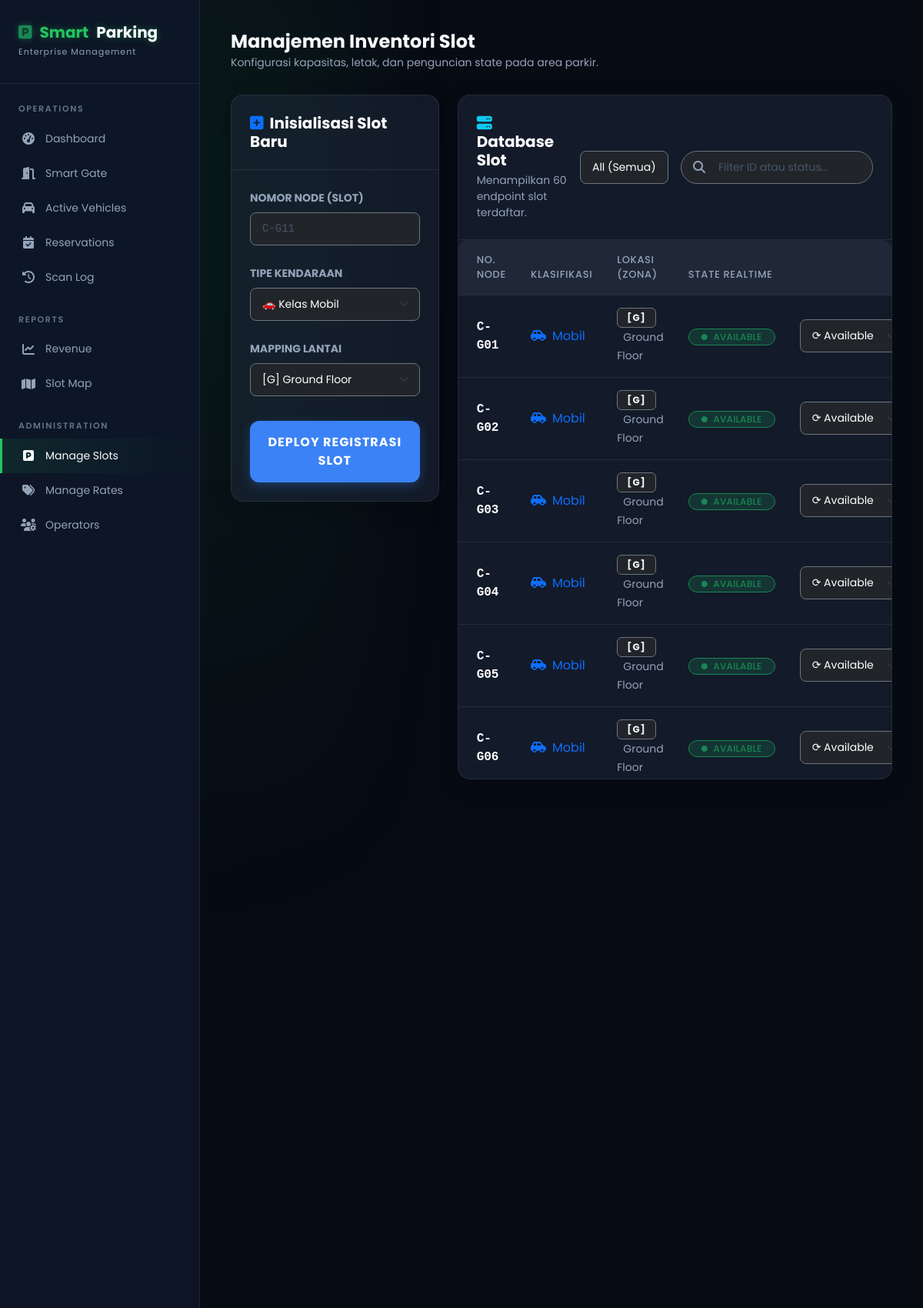
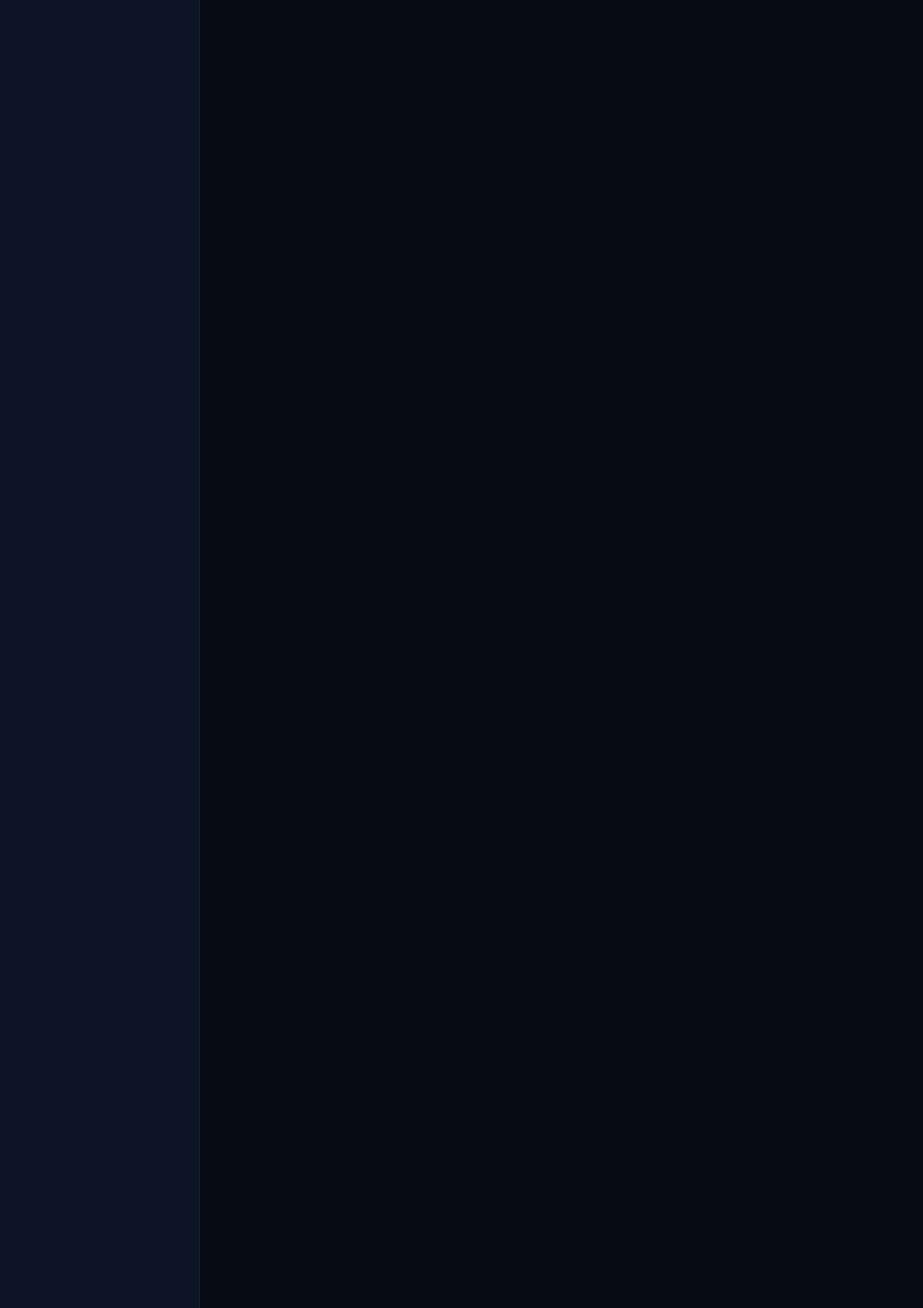
The page /admin_slots.php (signed in, upper part) on the database its author committed (2 pictures, top to bottom).
### tables this page shows
CREATE TABLE `parking_slot` (
  `slot_id` int(11) NOT NULL AUTO_INCREMENT,
  `slot_number` varchar(10) NOT NULL,
  `slot_type` enum('car','motorcycle') NOT NULL,
  `floor_id` int(11) NOT NULL,                         
  `status` enum('available','occupied','reserved','maintenance') NOT NULL DEFAULT 'available',
  PRIMARY KEY (`slot_id`),
  UNIQUE KEY `uk_slot_number` (`slot_number`),
  KEY `idx_status` (`status`),
  KEY `idx_floor_type` (`floor_id`, `slot_type`),
  CONSTRAINT `fk_slot_floor` FOREIGN KEY (`floor_id`) REFERENCES `floor` (`floor_id`)
);

CREATE TABLE `floor` (
  `floor_id` int(11) NOT NULL AUTO_INCREMENT,
  `floor_code` varchar(10) NOT NULL,
  `floor_name` varchar(50) NOT NULL,
  `total_car_slots` int(11) NOT NULL DEFAULT 0,
  `total_motorcycle_slots` int(11) NOT NULL DEFAULT 0,
  PRIMARY KEY (`floor_id`),
  UNIQUE KEY `uk_floor_code` (`floor_code`)
);

### admin_slots.php (the view, shortened to what this page needs)
<?php
require_once 'config/connection.php';
$slots = $pdo->query("
    SELECT ps.*, f.floor_code, f.floor_name
    FROM parking_slot ps
    JOIN floor f ON ps.floor_id = f.floor_id
    ORDER BY f.floor_code, ps.slot_type, ps.slot_number
")->fetchAll();
$floors_list = $pdo->query("SELECT floor_id, floor_code, floor_name FROM floor ORDER BY floor_code")->fetchAll();
include 'includes/header.php';
?>
<div class="main-content">
    <div class="topbar">
        <div>
            <h4 class="mb-0 fw-bold">Manajemen Inventori Slot</h4>
            <small class="text-muted">Konfigurasi kapasitas, letak, dan penguncian state pada area parkir.</small>
        </div>
    </div>
    <div class="row g-4">
        <div class="col-xl-4">
            <div class="glass-panel sticky-top" style="top: 100px;">
                <div class="p-4 border-bottom" style="border-color: var(--border-glass) !important;">
                    <h5 class="mb-0 fw-bold text-white"><i class="fas fa-plus-square text-primary me-2"></i>Inisialisasi Slot Baru</h5>
                </div>
                <div class="p-4">
                    <form method="POST">
                        <div class="mb-4">
                            <label class="form-label text-muted small fw-bold text-uppercase">Nomor Node (Slot)</label>
                            <input type="text" name="slot_number" class="form-control form-control-lg bg-dark text-white font-monospace border-secondary"
                                   placeholder="C-G11" required oninput="this.value=this.value.toUpperCase()">
                        </div>
                        <div class="mb-4">
                            <label class="form-label text-muted small fw-bold text-uppercase">Tipe Kendaraan</label>
                            <select name="slot_type" class="form-select bg-dark text-white border-secondary" required>
                                <option value="car">🚗 Kelas Mobil</option>
                            </select>
                        </div>
                        <div class="mb-4">
                            <label class="form-label text-muted small fw-bold text-uppercase">Mapping Lantai</label>
                            <select name="floor_id" class="form-select bg-dark text-white border-secondary" required>
                                <?php foreach ($floors_list as $fl): ?>
                                <option value="<?= $fl['floor_id'] ?>">
                                    [<?= htmlspecialchars($fl['floor_code']) ?>] <?= htmlspecialchars($fl['floor_name']) ?>
                                </option>
                                <?php endforeach; ?>
                            </select>
                        </div>
                        <button type="submit" class="btn btn-primary w-100 py-3 fw-bold mt-2" style="border-radius: 12px; letter-spacing: 1px;">
                            DEPLOY REGISTRASI SLOT
                        </button>
                    </form>
                </div>
            </div>
        </div>
        <div class="col-xl-8">
            <div class="glass-panel overflow-hidden">
                <div class="p-4 border-bottom d-flex flex-column flex-md-row justify-content-between align-items-md-center gap-3" style="border-color: var(--border-glass) !important;">
                    <div>
                        <h5 class="mb-0 fw-bold text-white"><i class="fas fa-server text-info me-2"></i>Database Slot</h5>
                        <p class="small text-muted mb-0 mt-1">Menampilkan <?= count($slots) ?> endpoint slot terdaftar.</p>
                    </div>
                    <div class="d-flex align-items-center gap-3">
                        <select id="pageSize" class="form-select bg-dark border-secondary text-white" style="width: auto; border-radius: 8px;" onchange="updatePagination()">
                            <option value="all" selected>All (Semua)</option>
                        </select>
                        <div class="position-relative">
                            <i class="fas fa-search position-absolute top-50 translate-middle-y text-muted ms-3"></i>
                            <input type="text" id="searchSlot" class="form-control bg-dark border-secondary text-white ps-5"
                                   placeholder="Filter ID atau status..." oninput="this.value=this.value.toUpperCase(); filterSlots(this.value)" style="width: 250px; border-radius: 50px;" list="slotSuggestions" autocomplete="off">
                        </div>
                    </div>
                </div>
                <div class="table-responsive" style="border: none; max-height: 700px; overflow-y: auto;">
                    <table class="table table-glass table-hover mb-0" id="slotTable">
                        <thead style="position: sticky; top:0; background: var(--card-bg); z-index: 10;">
                            <tr>
                                <th class="ps-4">No. Node</th>
                                <th>Klasifikasi</th>
                                <th>Lokasi (Zona)</th>
                                <th>State Realtime</th>
                                <th class="text-end pe-4">Command</th>
                            </tr>
                        </thead>
                        <tbody>
                        <?php foreach ($slots as $s):
                            $status_color = [
                                'available' => 'success',
                                'occupied' => 'danger',
                                'reserved' => 'warning',
                                'maintenance' => 'secondary'
                            ][$s['status']];
                        ?>
                        <tr>
                            <td class="ps-4 fw-bold font-monospace fs-6 align-middle text-white"><?= htmlspecialchars($s['slot_number']) ?></td>
                            <td class="align-middle">
                                <?= $s['slot_type'] === 'car' ? '<span class="text-primary"><i class="fas fa-car-side me-2"></i>Mobil</span>' : '<span class="text-success"><i class="fas fa-motorcycle me-2"></i>Motor</span>' ?>
                            </td>
                            <td class="align-middle">
                                <span class="badge bg-dark border border-secondary text-light fw-bold" style="letter-spacing: 1px;">[<?= htmlspecialchars($s['floor_code']) ?>]</span>
                                <small class="text-muted ms-2"><?= htmlspecialchars($s['floor_name']) ?></small>
                            </td>
                            <td class="align-middle">
                                <span class="badge bg-<?= $status_color ?> bg-opacity-25 text-<?= $status_color ?> border border-<?= $status_color ?> px-3 py-1 rounded-pill">
                                    <i class="fas fa-circle me-1" style="font-size: 8px; vertical-align: middle;"></i> <?= strtoupper($s['status']) ?>
                                </span>
                            </td>
                            <td class="text-end pe-4 align-middle">
                                <div class="d-flex gap-2 justify-content-end">
                                    <form method="POST" class="d-inline">
                                        <select name="status" class="form-select form-select-sm bg-dark border-secondary text-white"
                                                onchange="this.form.submit()" style="width: 140px; cursor: pointer;">
                                            <option value="available"   <?= $s['status'] === 'available' ? 'selected' : '' ?>>⟳ Available</option>
                                        </select>
                                    </form>
                                </div>
                            </td>
                        </tr>
                        <?php endforeach; ?>
                        </tbody>
                    </table>
                </div>
            </div>
        </div>
    </div>
</div>
<?php include 'includes/footer.php'; ?>

### includes/header.php (shortened to what this page needs)
<!DOCTYPE html>
<html lang="id">
<head>
    <link href="https://cdn.jsdelivr.net/npm/bootstrap@5.3.0/dist/css/bootstrap.min.css" rel="stylesheet">
    <link rel="stylesheet" href="https://cdnjs.cloudflare.com/ajax/libs/font-awesome/6.4.0/css/all.min.css">
    <link rel="stylesheet" href="assets/css/premium.css?v=<?= time() ?>">
</head>
<body>
<div class="app-bg"></div>
<?php
if (!isset($hide_sidebar) || !$hide_sidebar) {
    include 'sidebar.php';
}
?>

### includes/sidebar.php (shortened to what this page needs)
<?php
$current_page = basename($_SERVER['PHP_SELF']);
$role = $_SESSION['role'] ?? 'operator';
?>
<div class="sidebar">
    <div class="brand">
        <h5><i class="fas fa-parking text-success"></i> <span>Smart</span>Parking</h5>
        <small>Enterprise Management</small>
    </div>
    <div style="flex: 1; overflow-y: auto; overflow-x: hidden; padding-bottom: 20px;" class="sidebar-scrollable-area">
    <div class="section-label">Operations</div>
    <nav>
        <div class="nav-item">
            <a href="index.php" class="<?= $current_page == 'index.php' ? 'active' : '' ?>">
                <i class="fas fa-tachometer-alt"></i> Dashboard
            </a>
        </div>
        <div class="nav-item">
            <a href="gate_simulator.php" class="<?= $current_page == 'gate_simulator.php' ? 'active' : '' ?>">
                <i class="fas fa-door-open"></i> Smart Gate
            </a>
        </div>
        <div class="nav-item">
            <a href="dashboard.php" class="<?= $current_page == 'dashboard.php' ? 'active' : '' ?>">
                <i class="fas fa-car"></i> Active Vehicles
            </a>
        </div>
        <div class="nav-item">
            <a href="reservation.php" class="<?= $current_page == 'reservation.php' ? 'active' : '' ?>">
                <i class="fas fa-calendar-check"></i> Reservations
            </a>
        </div>
        <div class="nav-item">
            <a href="scan_log.php" class="<?= $current_page == 'scan_log.php' ? 'active' : '' ?>">
                <i class="fas fa-history"></i> Scan Log
            </a>
        </div>
    </nav>
    <div class="section-label">Reports</div>
    <nav>
        <div class="nav-item">
            <a href="dashboard_revenue.php" class="<?= $current_page == 'dashboard_revenue.php' ? 'active' : '' ?>">
                <i class="fas fa-chart-line"></i> Revenue
            </a>
        </div>
        <div class="nav-item">
            <a href="slot_map.php" class="<?= $current_page == 'slot_map.php' ? 'active' : '' ?>">
                <i class="fas fa-map"></i> Slot Map
            </a>
        </div>
    </nav>
    <?php if (in_array($role, ['superadmin', 'admin'])): ?>
    <div class="section-label">Administration</div>
    <nav>
        <div class="nav-item">
            <a href="admin_slots.php" class="<?= $current_page == 'admin_slots.php' ? 'active' : '' ?>">
                <i class="fas fa-parking"></i> Manage Slots
            </a>
        </div>
        <div class="nav-item">
            <a href="admin_rates.php" class="<?= $current_page == 'admin_rates.php' ? 'active' : '' ?>">
                <i class="fas fa-tags"></i> Manage Rates
            </a>
        </div>
        <div class="nav-item">
            <a href="admin_operators.php" class="<?= $current_page == 'admin_operators.php' ? 'active' : '' ?>">
                <i class="fas fa-users-cog"></i> Operators
            </a>
        </div>
    </nav>
    <?php endif; ?>
    </div>
</div>

### includes/footer.php (shortened to what this page needs)
</body>
</html>

### assets/css/premium.css (style rules this page uses)
:root { --bg-dark: #070B14; --card-bg: rgba(30, 41, 59, 0.55); --sidebar-bg: rgba(15, 23, 42, 0.85); --border-glass: rgba(255, 255, 255, 0.08); --text-main: #F8FAFC; --text-muted: #94A3B8; --primary: #3B82F6; --primary-glow: rgba(59, 130, 246, 0.3); --success: #22C55E; --success-glow: rgba(34, 197, 94, 0.3); --warning: #F59E0B; --danger: #EF4444; }
body { background-color: var(--bg-dark); color: var(--text-main); font-family: 'Poppins', sans-serif; min-height: 100vh; overflow-x: hidden; position: relative; margin: 0; }
.app-bg { position: fixed; top: 0; left: 0; width: 100vw; height: 100vh; z-index: -1; overflow: hidden; background: #070B14; }
.app-bg::before { content: ''; position: absolute; top: -20%; left: -10%; width: 50%; height: 50%; background: radial-gradient(circle, rgba(34, 197, 94, 0.08) 0%, transparent 60%); filter: blur(60px); }
.app-bg::after { content: ''; position: absolute; bottom: -20%; right: -10%; width: 60%; height: 60%; background: radial-gradient(circle, rgba(59, 130, 246, 0.05) 0%, transparent 60%); filter: blur(80px); }
h1, h2, h3, h4, h5, h6 { font-weight: 600; color: var(--text-main); }
.text-muted { color: var(--text-muted) !important; }
.glass-panel { background: var(--card-bg); backdrop-filter: blur(12px); -webkit-backdrop-filter: blur(12px); border: 1px solid var(--border-glass); border-radius: 16px; box-shadow: 0 8px 32px rgba(0, 0, 0, 0.2); }
.sidebar { width: 260px; height: 100vh; max-height: 100vh; background: var(--sidebar-bg); backdrop-filter: blur(20px); -webkit-backdrop-filter: blur(20px); border-right: 1px solid var(--border-glass); position: fixed; top: 0; left: 0; z-index: 1000; padding-top: 20px; display: flex; flex-direction: column; }
.sidebar .brand { padding: 10px 24px 30px; border-bottom: 1px solid var(--border-glass); }
.sidebar .brand h5 { color: var(--text-main); font-weight: 700; margin: 0; font-size: 20px; display: flex; align-items: center; gap: 10px; text-shadow: 0 0 10px rgba(34,197,94,0.4); }
.sidebar .brand span { color: var(--success); }
.sidebar .brand small { color: var(--text-muted); font-size: 11px; letter-spacing: 1px; }
.sidebar .section-label { font-size: 11px; color: #64748B; text-transform: uppercase; letter-spacing: .15em; padding: 24px 24px 8px; font-weight: 600; }
.sidebar .nav-item a { display: flex; align-items: center; gap: 12px; padding: 12px 24px; color: var(--text-muted); text-decoration: none; font-size: 14px; transition: all .2s; border-left: 3px solid transparent; }
.sidebar .nav-item a:hover, .sidebar .nav-item a.active { background: rgba(255,255,255,.03); color: var(--text-main); border-left: 3px solid var(--success); }
.sidebar .nav-item a.active { background: linear-gradient(90deg, rgba(34, 197, 94, 0.1) 0%, transparent 100%); }
.sidebar .nav-item a i { width: 20px; text-align: center; font-size: 16px; }
.main-content { margin-left: 260px; padding: 40px; }
.form-control, .form-select { background-color: rgba(15, 23, 42, 0.6); border: 1px solid var(--border-glass); color: var(--text-main); border-radius: 8px; padding: 10px 15px; font-size: 14px; }
.form-control::placeholder { color: #475569; }
.table-glass { color: var(--text-main); margin-bottom: 0; }
.table-glass th { background-color: rgba(255,255,255,0.03); border-bottom: 1px solid var(--border-glass); color: var(--text-muted); font-weight: 500; font-size: 13px; text-transform: uppercase; letter-spacing: 0.05em; padding: 16px; border-top: none; }
.table-glass td { padding: 16px; border-bottom: 1px solid var(--border-glass); background-color: transparent; vertical-align: middle; }
.table-responsive { border-radius: 12px; overflow: hidden; border: 1px solid var(--border-glass); }
.btn-primary { background: var(--primary); border: none; box-shadow: 0 4px 14px var(--primary-glow); }
.badge { padding: 6px 12px; font-weight: 500; letter-spacing: 0.02em; border-radius: 6px; }
.topbar { display: flex; justify-content: space-between; align-items: center; margin-bottom: 30px; }
* { scrollbar-width: none !important; }

### rows shown on the page
parking_slot: slot_number "C-G01", slot_type "car" (drawn), floor.floor_code "G", floor.floor_name "Ground Floor", status "AVAILABLE", status "⟳ Available"
parking_slot: slot_number "C-G02", slot_type "car" (drawn), floor.floor_code "G", floor.floor_name "Ground Floor", status "AVAILABLE", status "⟳ Available"
parking_slot: slot_number "C-G03", slot_type "car" (drawn), floor.floor_code "G", floor.floor_name "Ground Floor", status "AVAILABLE", status "⟳ Available"
parking_slot: slot_number "C-G04", slot_type "car" (drawn), floor.floor_code "G", floor.floor_name "Ground Floor", status "AVAILABLE", status "⟳ Available"
parking_slot: slot_number "C-G05", slot_type "car" (drawn), floor.floor_code "G", floor.floor_name "Ground Floor", status "AVAILABLE", status "⟳ Available"
parking_slot: slot_number "C-G06", slot_type "car" (drawn), floor.floor_code "G", floor.floor_name "Ground Floor", status "AVAILABLE", status "⟳ Available"

### other values the page prints
count($slots) "60"
